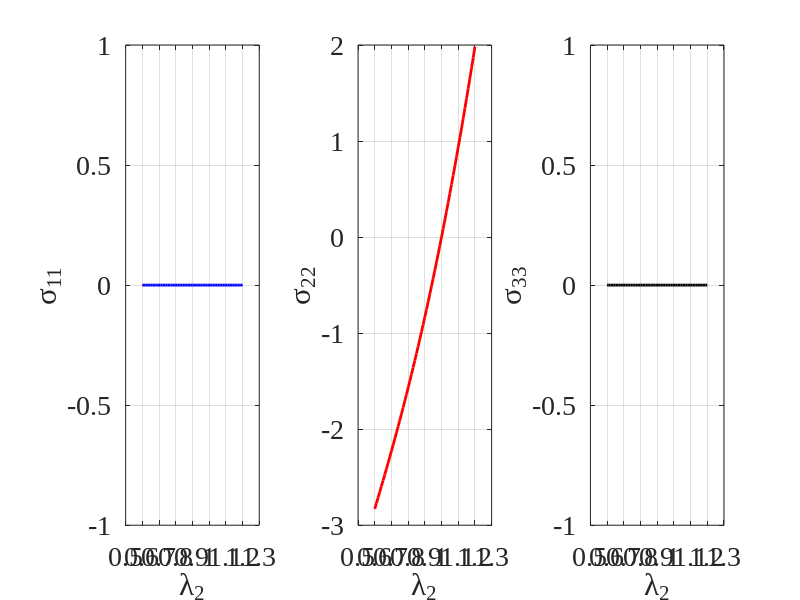
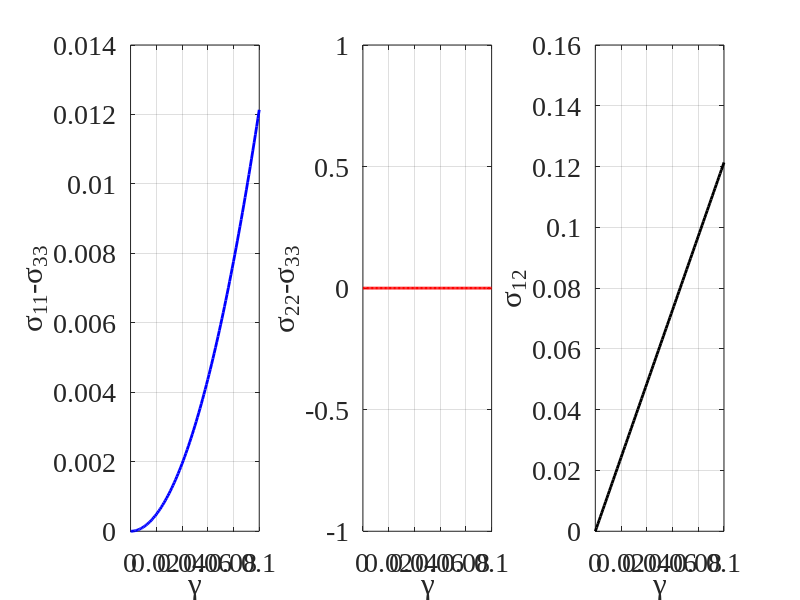
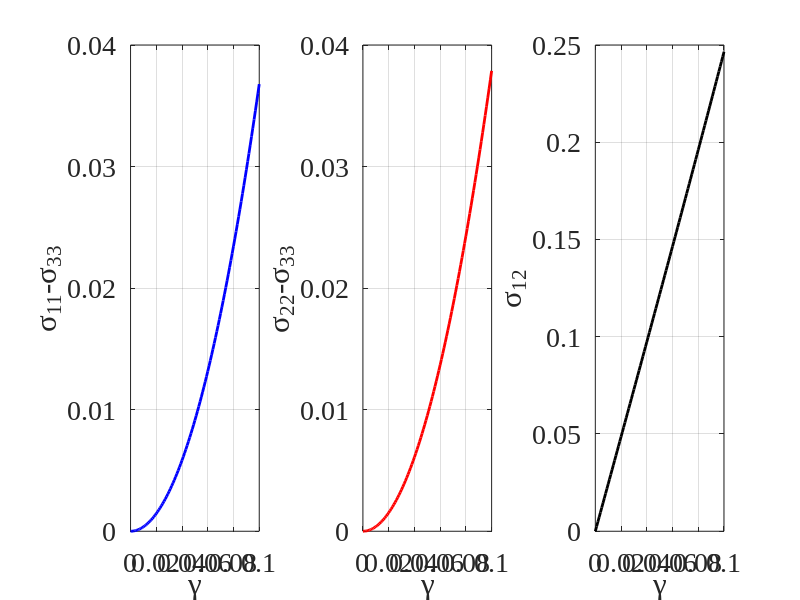
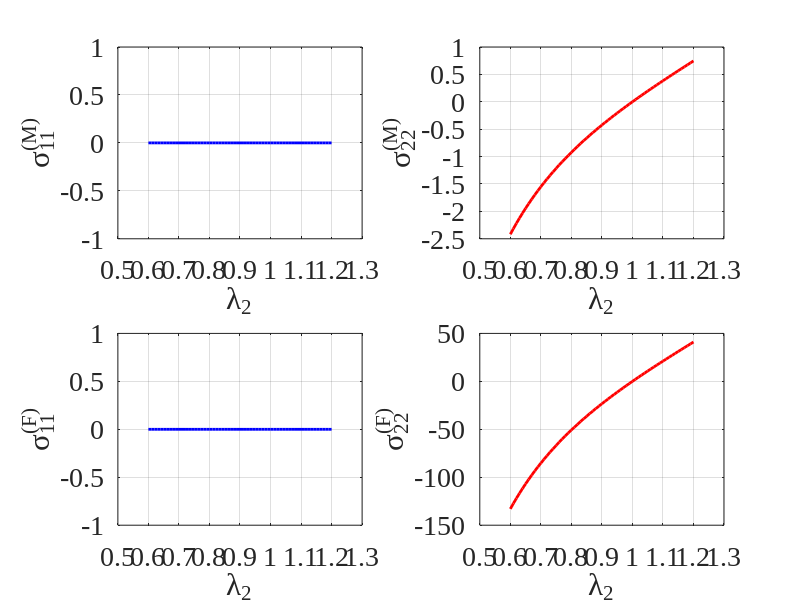

The MATLAB script that drew these images, in order: (Note: this script raises an error after producing the figures.)
clear
clc
close all

%% 1. TI fiber composites Relevant components of the effective stress 
%%tensor for various loading conditions
mu_M = 1;
shearcont = 55;
c_F = 0.1;
c_M = 1-c_F;
mu_F = shearcont*mu_M;
N_0=[0; 1; 0];
mu_w = mu_M*(((1+c_F)*mu_F+(1-c_F)*mu_M)/((1-c_F)*mu_F+(1+c_F)*mu_M));
mu_b = c_M*mu_M+c_F*mu_F;
%% uniaxial compression
lamb = 1.2:-0.01:0.6;

for i = 1:1:size(lamb,2)
    F = diag([1/sqrt(lamb(i)),lamb(i),1/sqrt(lamb(i))]);
    I4 = N_0'*F*F'*N_0;
    p = mu_w/lamb(i);
    sig = mu_w*F*F' + (mu_b-mu_w)*(1-I4^(1-3/2))*(F*N_0)*(F*N_0)' - p*eye(3);
    sig_11(i) = sig(1,1);
    sig_22(i) = sig(2,2);
    sig_33(i) = sig(3,3);
end

figure(1)
subplot(1,3,1)
plot(lamb,sig_11,'b-','Markersize',6,'LineWidth',2)
hold on
grid on
xlabel({'\lambda_2'},'FontSize',20);
ylabel({'\sigma_{11}'},'FontSize',20);
ylim([-1 1])
set(gca, 'FontName','Times New Roman','FontSize', 20)
subplot(1,3,2)
plot(lamb,sig_22,'r-','Markersize',6,'LineWidth',2)
hold on
grid on
xlabel({'\lambda_2'},'FontSize',20);
ylabel({'\sigma_{22}'},'FontSize',20);
set(gca, 'FontName','Times New Roman','FontSize', 20)
subplot(1,3,3)
plot(lamb,sig_33,'k-','Markersize',6,'LineWidth',2)
hold on
grid on
xlabel({'\lambda_2'},'FontSize',20);
ylabel({'\sigma_{33}'},'FontSize',20);
ylim([-1 1])
set(gca, 'FontName','Times New Roman','FontSize', 20)

clearvars sig_11 sig_22 sig_33

%% simple shear
gamma = 0:0.001:0.1;

for i = 1:1:size(gamma,2)
    F = [1,gamma(i),0;
        0,1,0;
        0,0,1];
    I4 = N_0'*F*F'*N_0;
    sig = mu_w*F*F' + (mu_b-mu_w)*(1-I4^(1-3/2))*(F*N_0)*(F*N_0)';
    sig_11(i) = sig(1,1)- sig(3,3);
    sig_22(i) = sig(2,2)- sig(3,3);
    sig_12(i) = sig(1,2);
end

figure(2)
subplot(1,3,1)
plot(gamma,sig_11,'b-','Markersize',6,'LineWidth',2)
hold on
grid on
xlabel({'\gamma'},'FontSize',20);
ylabel({'\sigma_{11}-\sigma_{33}'},'FontSize',20);
set(gca, 'FontName','Times New Roman','FontSize', 20)
subplot(1,3,2)
plot(gamma,sig_22,'r-','Markersize',6,'LineWidth',2)
hold on
grid on
xlabel({'\gamma'},'FontSize',20);
ylabel({'\sigma_{22}-\sigma_{33}'},'FontSize',20);
set(gca, 'FontName','Times New Roman','FontSize', 20)
subplot(1,3,3)
plot(gamma,sig_12,'k-','Markersize',6,'LineWidth',2)
hold on
grid on
xlabel({'\gamma'},'FontSize',20);
ylabel({'\sigma_{12}'},'FontSize',20);
set(gca, 'FontName','Times New Roman','FontSize', 20)

clearvars sig_11 sig_22 sig_12

%% pure shear
gamma = 0:0.001:0.1;

for i = 1:1:size(gamma,2)
    F = [1+gamma(i)^2,gamma(i),0;
        gamma(i),1,0;
        0,0,1];
    I4 = N_0'*F*F'*N_0;
    sig = mu_w*F*F' + (mu_b-mu_w)*(1-I4^(1-3/2))*(F*N_0)*(F*N_0)';
    sig_11(i) = sig(1,1) - sig(3,3);
    sig_22(i) = sig(2,2) - sig(3,3);
    sig_12(i) = sig(1,2);
end
figure(3)
subplot(1,3,1)
plot(gamma,sig_11,'b-','Markersize',6,'LineWidth',2)
hold on
grid on
xlabel({'\gamma'},'FontSize',20);
ylabel({'\sigma_{11}-\sigma_{33}'},'FontSize',20);
set(gca, 'FontName','Times New Roman','FontSize', 20)
subplot(1,3,2)
plot(gamma,sig_22,'r-','Markersize',6,'LineWidth',2)
hold on
grid on
xlabel({'\gamma'},'FontSize',20);
ylabel({'\sigma_{22}-\sigma_{33}'},'FontSize',20);
set(gca, 'FontName','Times New Roman','FontSize', 20)
subplot(1,3,3)
plot(gamma,sig_12,'k-','Markersize',6,'LineWidth',2)
hold on
grid on
xlabel({'\gamma'},'FontSize',20);
ylabel({'\sigma_{12}'},'FontSize',20);
set(gca, 'FontName','Times New Roman','FontSize', 20)

clearvars sig_11 sig_22 sig_12

%% 2. For neo-Hookean laminates, determine the stresses and deformation
%%developing in the phases (fiber and matrix) as functions of the macroscopically
%%applied stretch and shear
%% uniaxial compression
lamb = 1.2:-0.01:0.6;

for i = 1:1:size(lamb,2)
    F = diag([1/lamb(i),lamb(i)]);
    p_M = mu_M*(1/lamb(i))^2;
    p_F = mu_F*(1/lamb(i))^2;
    
    sigM = det(F)*(mu_M*F*F'-p_M*eye(2));
    sigM_11(i) = sigM(1,1);
    sigM_22(i) = sigM(2,2);
    
    sigF = det(F)*(mu_F*F*F'-p_F*eye(2));
    sigF_11(i) = sigF(1,1);
    sigF_22(i) = sigF(2,2);
end

figure(4)
subplot(2,2,1)
plot(lamb,sigM_11,'b-','Markersize',6,'LineWidth',2)
hold on
grid on
xlabel({'\lambda_2'},'FontSize',20);
ylabel({'\sigma^{(M)}_{11}'},'FontSize',20);
ylim([-1 1])
set(gca, 'FontName','Times New Roman','FontSize', 20)
subplot(2,2,2)
plot(lamb,sigM_22,'r-','Markersize',6,'LineWidth',2)
hold on
grid on
xlabel({'\lambda_2'},'FontSize',20);
ylabel({'\sigma^{(M)}_{22}'},'FontSize',20);
set(gca, 'FontName','Times New Roman','FontSize', 20)
subplot(2,2,3)
plot(lamb,sigF_11,'b-','Markersize',6,'LineWidth',2)
hold on
grid on
xlabel({'\lambda_2'},'FontSize',20);
ylabel({'\sigma^{(F)}_{11}'},'FontSize',20);
ylim([-1 1])
set(gca, 'FontName','Times New Roman','FontSize', 20)
subplot(2,2,4)
plot(lamb,sigF_22,'r-','Markersize',6,'LineWidth',2)
hold on
grid on
xlabel({'\lambda_2'},'FontSize',20);
ylabel({'\sigma^{(F)}_{22}'},'FontSize',20);
set(gca, 'FontName','Times New Roman','FontSize', 20)

clearvars sigM_11 sigM_22 sigF_11 sigF_22

%% simple shear
gamma = 0:0.001:0.1;

for i = 1:1:size(gamma,2)
    F = [1,gamma(i);
        0,1;];
    
    p_M = mu_M;
    p_F = mu_F;
    
    sigM = det(F)*(mu_M*F*F'-p_M*eye(2));
    sigM_11(i) = sigM(1,1);
    sigM_22(i) = sigM(2,2);
    sigM_12(i) = sigM(1,2);
    
    sigF = det(F)*(mu_F*F*F'-p_F*eye(2));
    sigF_11(i) = sigF(1,1);
    sigF_22(i) = sigF(2,2);
    sigF_12(i) = sigF(1,2);
end

figure(5)
subplot(2,3,1)
plot(gamma,sigM_11,'b-','Markersize',6,'LineWidth',2)
hold on
grid on
xlabel({'\gamma'},'FontSize',20);
ylabel({'\sigma^{(M)}_{11}'},'FontSize',20);
set(gca, 'FontName','Times New Roman','FontSize', 20)
subplot(2,3,2)
plot(gamma,sigM_22,'r-','Markersize',6,'LineWidth',2)
hold on
grid on
xlabel({'\gamma'},'FontSize',20);
ylabel({'\sigma^{(M)}_{22}'},'FontSize',20);
set(gca, 'FontName','Times New Roman','FontSize', 20)
subplot(2,3,3)
plot(gamma,sigM_12,'k-','Markersize',6,'LineWidth',2)
hold on
grid on
xlabel({'\gamma'},'FontSize',20);
ylabel({'\sigma^{(M)}_{12}'},'FontSize',20);
set(gca, 'FontName','Times New Roman','FontSize', 20)
subplot(2,3,4)
plot(gamma,sigF_11,'b-','Markersize',6,'LineWidth',2)
hold on
grid on
xlabel({'\gamma'},'FontSize',20);
ylabel({'\sigma^{(F)}_{11}'},'FontSize',20);
set(gca, 'FontName','Times New Roman','FontSize', 20)
subplot(2,3,5)
plot(gamma,sigF_22,'r-','Markersize',6,'LineWidth',2)
hold on
grid on
xlabel({'\gamma'},'FontSize',20);
ylabel({'\sigma^{(F)}_{22}'},'FontSize',20);
set(gca, 'FontName','Times New Roman','FontSize', 20)
subplot(2,3,6)
plot(gamma,sigF_12,'k-','Markersize',6,'LineWidth',2)
hold on
grid on
xlabel({'\gamma'},'FontSize',20);
ylabel({'\sigma^{(F)}_{12}'},'FontSize',20);
set(gca, 'FontName','Times New Roman','FontSize', 20)

clearvars sigM_11 sigM_22 sigM_12 sigF_11 sigF_22 sigF_12

%% 3. Plot the critical stretch ratio vs. fiber volume fraction for
%the assigned matrix-to-fiber initial shear moduli contrast.
%Critical stretch ratio versus fiber volume fraction
mu_M = 1;
shearcont1 = 20;
shearcont2 = 55;
shearcont3 = 80;
c_Fl = 0.05:0.01:0.95;
for i = 1:1:size(c_Fl,2)
    c_F = c_Fl(i);
    c_M = 1-c_F;
    
    mu_F = shearcont1*mu_M;
    mu_w = mu_M*(((1+c_F)*mu_F+(1-c_F)*mu_M)/((1-c_F)*mu_F+(1+c_F)*mu_M));
    mu_b = c_M*mu_M+c_F*mu_F;
    lamb_cr1(i) = (1-mu_w/mu_b)^(1/3);
    
    mu_F = shearcont2*mu_M;
    mu_w = mu_M*(((1+c_F)*mu_F+(1-c_F)*mu_M)/((1-c_F)*mu_F+(1+c_F)*mu_M));
    mu_b = c_M*mu_M+c_F*mu_F;
    lamb_cr2(i)=(1-mu_w/mu_b)^(1/3);
    
    mu_F = shearcont3*mu_M;
    mu_w = mu_M*(((1+c_F)*mu_F+(1-c_F)*mu_M)/((1-c_F)*mu_F+(1+c_F)*mu_M));
    mu_b = c_M*mu_M+c_F*mu_F;
    lamb_cr3(i)=(1-mu_w/mu_b)^(1/3);
end

figure(6)
plot(c_Fl,lamb_cr1,'b-','Markersize',6,'LineWidth',2)
hold on
plot(c_Fl,lamb_cr2,'r--','Markersize',6,'LineWidth',2)
hold on
plot(c_Fl,lamb_cr3,'k-.','Markersize',6,'LineWidth',2)
hold on
grid on
xlabel({'c^{(F)}'},'FontSize',20);
ylabel({'\lambda_{cr}'},'FontSize',20);
set(gca, 'FontName','Times New Roman','FontSize', 20)
legend(strcat('\mu^{(F)}/\mu^{(M)}=',num2str(shearcont1)),strcat('\mu^{(F)}/\mu^{(M)}=',num2str(shearcont2)),strcat('\mu^{(F)}/\mu^{(M)}=',num2str(shearcont3)))

shearcontl = 5:1:100;
c_F1 = 0.05;
c_F2 = 0.1;
c_F3 = 0.2;
for i = 1:1:size(shearcontl,2)
    mu_F = shearcontl(i)*mu_M;
    
    c_F = c_F1;
    c_M = 1-c_F;
    mu_w = mu_M*(((1+c_F)*mu_F+(1-c_F)*mu_M)/((1-c_F)*mu_F+(1+c_F)*mu_M));
    mu_b = c_M*mu_M+c_F*mu_F;
    lamb_cr4(i)=(1-mu_w/mu_b)^(1/3);
    
    c_F = c_F2;
    c_M = 1-c_F;
    mu_w = mu_M*(((1+c_F)*mu_F+(1-c_F)*mu_M)/((1-c_F)*mu_F+(1+c_F)*mu_M));
    mu_b = c_M*mu_M+c_F*mu_F;
    lamb_cr5(i)=(1-mu_w/mu_b)^(1/3);
    
    c_F = c_F3;
    c_M = 1-c_F;
    mu_w = mu_M*(((1+c_F)*mu_F+(1-c_F)*mu_M)/((1-c_F)*mu_F+(1+c_F)*mu_M));
    mu_b = c_M*mu_M+c_F*mu_F;
    lamb_cr6(i)=(1-mu_w/mu_b)^(1/3);
end

figure(7)
plot(shearcontl,lamb_cr4,'b-','Markersize',6,'LineWidth',2)
hold on
plot(shearcontl,lamb_cr5,'r--','Markersize',6,'LineWidth',2)
hold on
plot(shearcontl,lamb_cr6,'k-.','Markersize',6,'LineWidth',2)
hold on
grid on
xlabel({'c^{(F)}'},'FontSize',20);
ylabel({'\lambda_{cr}'},'FontSize',20);
set(gca, 'FontName','Times New Roman','FontSize', 20)
legend(strcat('c^{(F)}=',num2str(c_F1)),strcat('c^{(F)}=',num2str(c_F2)),strcat('c^{(F)}=',num2str(c_F3)))

%% 4. Plot the critical stretch and wavenumber vs. fiber volume fraction.
%Compare with the explicit results obtained through the loss of ellipticity
%analysis for macroscopic instabilities (from Sec. 3).

volf=[0.01, 0.012, 0.02, 0.05, 0.1, 0.2, 0.25, 0.3, 0.4, 0.5, 0.6, 0.7, 0.8, 0.9, 0.95]; %volume fraction
uc = 55; %shear contrast of fiber to matrix

lambda2s=1:-0.01:0.7;
k2s=[0.0001 0.01:0.01:5];


for n=1:1:size(volf,2)
    %% material and workpiece variables
    c2=volf(n);     %volume fraction of fiber
    c1=1-c2;     %volume fraction of matrix
    
    zerothres=1E-15;
    if c2>0.2
       zerothres=1.5E-8; 
    end

    %% calculate
    u1=1;        %shear modules of matrix
    u2=u1*uc;    %shear modules of fiber
    L0=1;
    L01=L0*c1;   %length of matrix
    L02=L0*c2;   %length of fiber
    
    for i=1:1:size(lambda2s,2)
        for j=1:1:size(k2s,2)
            %% deformation
            lambda2=lambda2s(i);
            lambda1=1/lambda2;
            k2=k2s(j);
            F=[[lambda1,0];[0,lambda2]];
            C1=Ciqkp(u1,F);
            C2=Ciqkp(u2,F);
            
            p1=u1*F(1,1)^2;
            p2=u2*F(1,1)^2;
            
            %% matrices
            V1=zeros(4,4);
            V2=zeros(4,4);
            V1(1,2)=-1i*k2;   V1(2,3)=1;   V1(3,2)=-k2^2*(C1(2,1,1,2)+C1(2,2,1,1)-C1(2,2,2,2))/C1(2,1,2,1);
            V2(1,2)=-1i*k2;   V2(2,3)=1;   V2(3,2)=-k2^2*(C2(2,1,1,2)+C2(2,2,1,1)-C2(2,2,2,2))/C2(2,1,2,1);
            V1(3,4)=1i*k2/C1(2,1,2,1);   V1(4,1)=-k2^2*C1(1,2,1,2);   V1(4,3)=-1i*k2*(C1(1,1,1,1)-C1(1,1,2,2)-C1(1,2,2,1));
            V2(3,4)=1i*k2/C2(2,1,2,1);   V2(4,1)=-k2^2*C2(1,2,1,2);   V2(4,3)=-1i*k2*(C2(1,1,1,1)-C2(1,1,2,2)-C2(1,2,2,1));
            
            [W1,Z1]=eig(V1);
            [W2,Z2]=eig(V2);
            
            Q1=zeros(4,4);
            Q2=zeros(4,4);
            Q1(1,1)=1;Q1(2,2)=1;Q1(3,4)=-1;Q1(3,2)=1i*k2*(C1(1,1,2,2)-C1(1,1,1,1)-p1);
            Q2(1,1)=1;Q2(2,2)=1;Q2(3,4)=-1;Q2(3,2)=1i*k2*(C2(1,1,2,2)-C2(1,1,1,1)-p2);
            Q1(4,1)=1i*k2*p1;Q1(4,3)=C1(2,1,2,1);
            Q2(4,1)=1i*k2*p2;Q2(4,3)=C2(2,1,2,1);
            
            G1=Q1*W1;
            G2=Q2*W2;
            
            L1=L01*lambda2;
            L2=L02*lambda2;
            L=L0*lambda1;
            
            K=pinv(G1)*G2*diag(exp(diag(Z1*L1)))*pinv(G2)*G1*diag(exp(diag(Z2*L2)));
            
            if det(G1)~=0 && det(G2)~=0
                I1=trace(K);
                I2=0.5*(trace(K)^2-trace(K^2));
                a=sqrt(I1^2-4*I2+8);

                A1=abs(abs(I1/4+a/4+sqrt(I1^2-2*I2-4+I1*a)/(2*sqrt(2)))-1)<zerothres;
                A2=abs(abs(I1/4+a/4-sqrt(I1^2-2*I2-4+I1*a)/(2*sqrt(2)))-1)<zerothres;
                A3=abs(abs(I1/4-a/4+sqrt(I1^2-2*I2-4-I1*a)/(2*sqrt(2)))-1)<zerothres;
                A4=abs(abs(I1/4-a/4-sqrt(I1^2-2*I2-4-I1*a)/(2*sqrt(2)))-1)<zerothres;
                Amax(j,i)=max([A1,A2,A3,A4]);
            else
                Amax(j,i)=0;
            end
            
        end
    end
    
    %================= identify instability in  ==================================
    % Computes onset of
    Insta=0;
    for i=1:1:size(lambda2s,2)
        for j=1:1:size(k2s,2)
            if Insta==0
                if Amax(j,i)==1 && lambda2s(i)~=1
                    lambda2cir(n)=lambda2s(i);
                    k2cir(n)=k2s(j);
                    Insta=1;
                end
            end
        end
    end

end

c_Fl = 0.05:0.01:0.95;
figure(8)%size(volf,2)+1
subplot(1,2,1)
plot(volf,lambda2cir,'rs-','Markersize',12,'LineWidth',3)
hold on;
plot(c_Fl,lamb_cr2,'r--','Markersize',6,'LineWidth',2)
hold on
xlabel({'c^{(F)}'},'FontSize',20);
ylabel({'\lambda^{cr}'},'FontSize',20);
set(gca, 'FontName','Times New Roman','FontSize', 20)
legend('Micro-instability method','Loss of ellipticity')
subplot(1,2,2)
plot(volf,k2cir,'r^-','Markersize',12,'LineWidth',3)
xlabel({'c^{(F)}'},'FontSize',20);
ylabel({'k_2^{cr}'},'FontSize',20);
set(gca, 'FontName','Times New Roman','FontSize', 20)